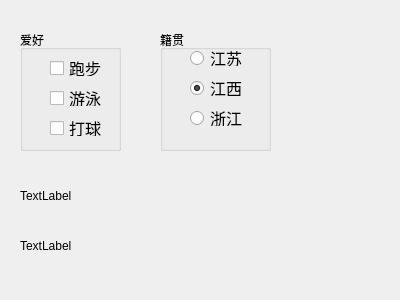
<?xml version="1.0" encoding="UTF-8"?>
<ui version="4.0">
 <class>Dialog</class>
 <widget class="QDialog" name="Dialog">
  <property name="geometry">
   <rect>
    <x>0</x>
    <y>0</y>
    <width>400</width>
    <height>300</height>
   </rect>
  </property>
  <property name="windowTitle">
   <string>Dialog</string>
  </property>
  <widget class="QGroupBox" name="groupBox">
   <property name="geometry">
    <rect>
     <x>20</x>
     <y>30</y>
     <width>101</width>
     <height>121</height>
    </rect>
   </property>
   <property name="title">
    <string>爱好</string>
   </property>
   <widget class="QCheckBox" name="checkBox">
    <property name="geometry">
     <rect>
      <x>30</x>
      <y>30</y>
      <width>71</width>
      <height>16</height>
     </rect>
    </property>
    <property name="font">
     <font>
      <pointsize>12</pointsize>
     </font>
    </property>
    <property name="text">
     <string>跑步</string>
    </property>
    <property name="checked">
     <bool>false</bool>
    </property>
    <property name="tristate">
     <bool>true</bool>
    </property>
   </widget>
   <widget class="QCheckBox" name="checkBox_2">
    <property name="geometry">
     <rect>
      <x>30</x>
      <y>60</y>
      <width>71</width>
      <height>16</height>
     </rect>
    </property>
    <property name="font">
     <font>
      <pointsize>12</pointsize>
     </font>
    </property>
    <property name="text">
     <string>游泳</string>
    </property>
   </widget>
   <widget class="QCheckBox" name="checkBox_3">
    <property name="geometry">
     <rect>
      <x>30</x>
      <y>90</y>
      <width>71</width>
      <height>16</height>
     </rect>
    </property>
    <property name="font">
     <font>
      <pointsize>12</pointsize>
     </font>
    </property>
    <property name="text">
     <string>打球</string>
    </property>
   </widget>
  </widget>
  <widget class="QGroupBox" name="groupBox_2">
   <property name="geometry">
    <rect>
     <x>160</x>
     <y>30</y>
     <width>111</width>
     <height>121</height>
    </rect>
   </property>
   <property name="title">
    <string>籍贯</string>
   </property>
   <widget class="QRadioButton" name="radioButton">
    <property name="geometry">
     <rect>
      <x>30</x>
      <y>20</y>
      <width>61</width>
      <height>16</height>
     </rect>
    </property>
    <property name="font">
     <font>
      <pointsize>12</pointsize>
     </font>
    </property>
    <property name="text">
     <string>江苏</string>
    </property>
   </widget>
   <widget class="QRadioButton" name="radioButton_2">
    <property name="geometry">
     <rect>
      <x>30</x>
      <y>50</y>
      <width>71</width>
      <height>16</height>
     </rect>
    </property>
    <property name="font">
     <font>
      <pointsize>12</pointsize>
     </font>
    </property>
    <property name="text">
     <string>江西</string>
    </property>
    <property name="checked">
     <bool>true</bool>
    </property>
   </widget>
   <widget class="QRadioButton" name="radioButton_3">
    <property name="geometry">
     <rect>
      <x>30</x>
      <y>80</y>
      <width>89</width>
      <height>16</height>
     </rect>
    </property>
    <property name="font">
     <font>
      <pointsize>12</pointsize>
     </font>
    </property>
    <property name="text">
     <string>浙江</string>
    </property>
   </widget>
  </widget>
  <widget class="QLabel" name="hobbyLabel">
   <property name="geometry">
    <rect>
     <x>20</x>
     <y>180</y>
     <width>181</width>
     <height>31</height>
    </rect>
   </property>
   <property name="text">
    <string>TextLabel</string>
   </property>
  </widget>
  <widget class="QLabel" name="cityLabel">
   <property name="geometry">
    <rect>
     <x>20</x>
     <y>230</y>
     <width>191</width>
     <height>31</height>
    </rect>
   </property>
   <property name="text">
    <string>TextLabel</string>
   </property>
  </widget>
 </widget>
 <layoutdefault spacing="6" margin="11"/>
 <resources/>
 <connections/>
</ui>
